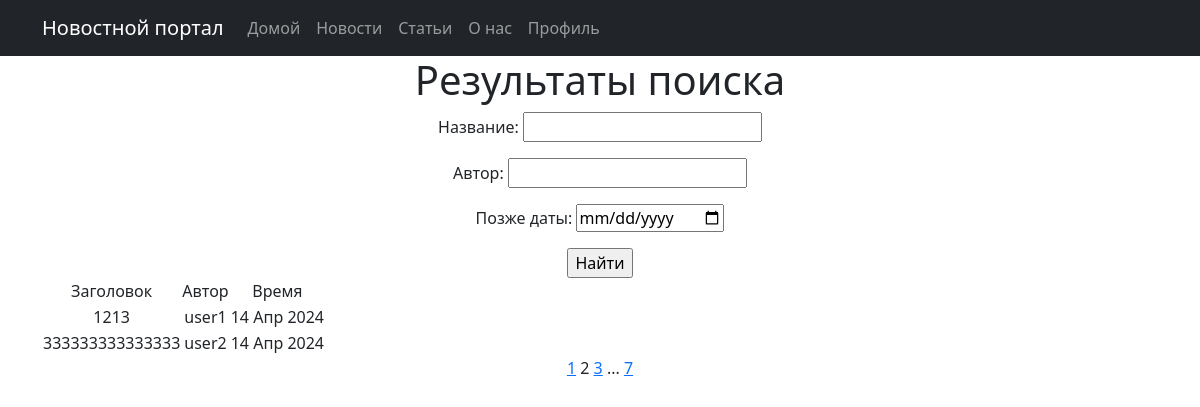
The page /news/search/?page=2 on the database its author committed.
### news/models.py (models this page shows, shortened)
class Post(models.Model):
    author = models.ForeignKey(Author, on_delete=models.CASCADE, verbose_name='Автор')
    TYPES = (
        ('N', 'News'),
        ('A', 'Article'),
    )
    type = models.CharField(max_length=20, choices=TYPES, verbose_name='Тип поста')
    created_at = models.DateTimeField(auto_now_add=True, verbose_name='Дата создания')
    categories = models.ManyToManyField(Category, through='PostCategory', verbose_name='Категории')
    title = models.CharField(max_length=255, verbose_name='Заголовок')
    text = models.TextField(verbose_name='Текст')
    rating = models.IntegerField(default=0, verbose_name='Рейтинг')

class Author(models.Model):
    user = models.OneToOneField(User, on_delete=models.CASCADE)
    rating = models.IntegerField('Рейтинг', default=0)
    def __str__(self):
        return self.user.username

### news/views.py (the view)
# urls.py: path('news/search/', NewsArticleSearchView.as_view(), name='news_search'),
class NewsArticleSearchView(ListView):
    model = Post
    ordering = '-created_at'
    template_name = 'news/search.html'
    context_object_name = 'search_results'
    paginate_by = 2
    def get_queryset(self):
        queryset = super().get_queryset()
        self.filterset = NewsArticFilter(self.request.GET, queryset=queryset)
        return self.filterset.qs
    def get_context_data(self, **kwargs):
        context = super().get_context_data(**kwargs)
        context['filterset'] = self.filterset
        return context

### news/templatetags/custom_filters.py (called while the page is built)
def censor(value):
    unwanted_words = ['редиска', 'сука', 'блять', 'хуй']
    for word in unwanted_words:
        value = value.replace(word, '*' * len(word))
    return value

@register.simple_tag(takes_context=True)
def url_replace(context, **kwargs):
    d = context['request'].GET.copy()
    for k, v in kwargs.items():
        d[k] = v
    return d.urlencode()

### news/templates/news/search.html (shortened to what this page needs)
{% extends 'main/default.html' %}
{% load custom_filters %}
{% block content %}
<div class="feature">
    <h1>Результаты поиска</h1>
    <form action="" method="get">
        {{ filterset.form.as_p }}
        <input type="submit" value="Найти"/>
    </form>
    {% if search_results %}
    <table>
        <tr>
            <td>Заголовок</td>
            <td>Автор</td>
            <td>Время</td>
        </tr>
        {% for post in search_results %}
        <tr>
            <td>{{ post.title|censor }}</td>
            <td>{{ post.author }}</td>
            <td>{{ post.created_at|date:'d M Y' }}</td>
        </tr>
        {% endfor %}
    </table>
    {% else %}
    <h2>Постов нет!</h2>
    {% endif %}
    {% if page_obj.has_previous %}
    <a href="?{% url_replace page=1 %}">1</a>
    {% endif %}
    {{ page_obj.number }}
    {% if page_obj.has_next %}
    <a href="?page={{ page_obj.next_page_number }}">{{ page_obj.next_page_number }}</a>
    {% if paginator.num_pages != page_obj.next_page_number %}
    ...
    <a href="?{% url_replace page=page_obj.paginator.num_pages %}">{{ page_obj.paginator.num_pages }}</a>
    {% endif %}
    {% endif %}
    {% endblock content %}

### rows shown on the page
Post: title|censor "1213", author "user1", created_at "14 Апр 2024"
Post: title|censor "333333333333333", author "user2", created_at "14 Апр 2024"

### other values the page prints
{{ page_obj.number }} "2"
{{ page_obj.next_page_number }} "3"
{{ page_obj.paginator.num_pages }} "7"
